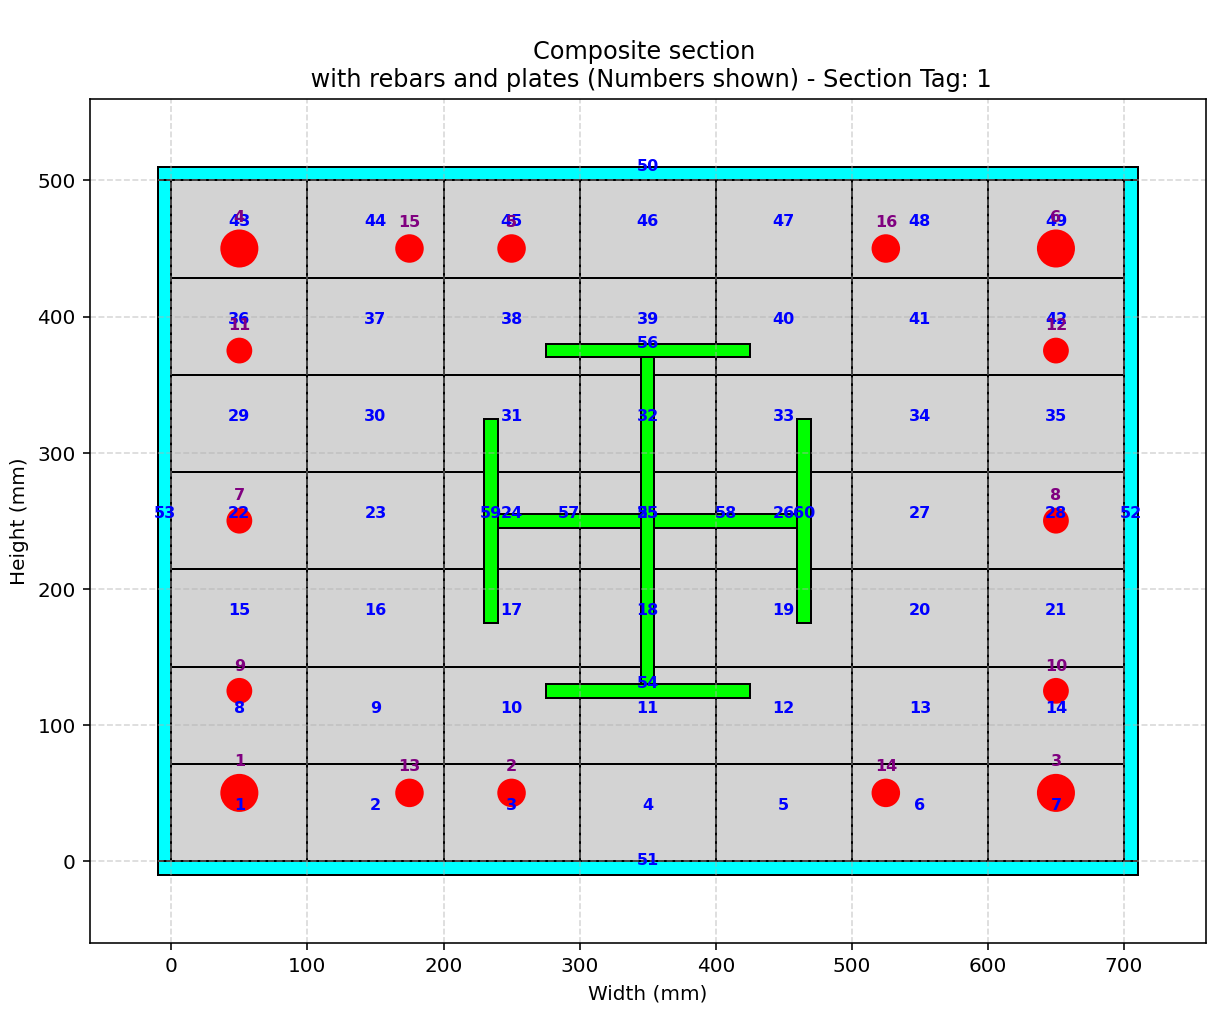

Generate this figure with Python:
def COMPOSITE_SECTION_DIFF_WIDTH_HEIGHT_FUN_EXTRA_TWO_3D(secTag, STEEL_TYPE, fc, Kfc, CONCRETE_DENSITY, plot=True):
    """
    Create a composite with different widths and heights, fiber section (OpenSees) and,
    if PLOT=True, draw a simple 2‑D sketch of the section.

    Parameters
    ----------
    secTag          : int   – section identifier
    STEEL_TYPE      : str   – 'ELASTIC' or 'INELASTIC'
    fc              : float – unconfined concrete compressive strength (MPa, negative)
    Kfc             : float – ratio of confined to unconfined concrete strength
    CONCRETE_DENSITY: float – ρc (kg/m³) – will be converted to N·s²/mm³
    PLOT            : bool  – draw the section if True
    
    THIS PYTHON SCRIPT WRITTEN BY SALAR DELAVAR GHASHGHAEI (QASHQAI)
    """
    import numpy as np
    import openseespy.opensees as ops
    import matplotlib.pyplot as plt
    import matplotlib.pyplot as plt, matplotlib.patches as patches
    
    # Define materials for nonlinear elements
    # Define parameters (units: mm, N)
    # ------------------------------------------
    # CONCRETE                  tag   f'c        ec0   f'cu        ecu
    # Cover concrete (unconfined)
    fcU = -fc                 # [N/mm²] Concrete Compressive Strength
    Ec = 4700 * np.sqrt(-fcU) # [N/mm^2] Concrete Elastic Modulus
    ec0U = 2*fcU/Ec           # [mm/mm] Concrete Compressive Strain
    fcUU = 0.2*fcU            # [N/mm²] Concrete Compressive Ultimate Strength
    ecuU = 5*ec0U             # [mm/mm] Concrete Compressive Ultimate Strain
    LambdaU = 0.1;	          # ratio between unloading slope    
    # Core concrete (confined)
    #Kfc = 1.3;			      # ratio of confined to unconfined concrete strength
    fcC = Kfc*fcU             # [N/mm²] Concrete Compressive Strength
    Ec = 4700 * np.sqrt(-fcC) # [N/mm^2] Concrete Elastic Modulus
    ec0C = 2*fcC/Ec           # [mm/mm] Concrete Compressive Strain
    fcUC = 0.65*fcC           # [N/mm²] Concrete Compressive Ultimate Strength
    ecuC = 15*ec0C            # [mm/mm] Concrete Compressive Ultimate Strain
    LambdaC = 0.1;	          # ratio between unloading slope
    # tensile-strength properties
    ftC = 0.7 * np.sqrt(-fcC)  # [N/mm²] tensile strength +tension
    ftU = 0.7 * np.sqrt(-fcU)  # [N/mm²] tensile strength +tension
    EtsC = ftC/np.abs(ec0C)    # [N/mm²] tension softening stiffness
    EtsU = ftU/np.abs(ec0U)	   # [N/mm²] tension softening stiffness
    
    # STEEL
    # Reinforcing steel
    fy = 400          # [N/mm²] Steel Rebar Yield Strength   
    Es = 2e5          # [N/mm²] Modulus of Elasticity
    ey = fy/Es        # [mm/mm] Steel Rebar Yield Strain
    fu = 1.1818*fy    # [N/mm²] Steel Rebar Ultimate Strength
    esu = 0.09        # [mm/mm] Steel Rebar Ultimate Strain
    Esh = (fu - fy)/(esu - ey)
    Bs = Esh / Es
    # I Section
    fyI = 240          # [N/mm²] Steel I Section Yield Strength   
    EsI = 2e5          # [N/mm²] I Section Modulus of Elasticity
    eyI = fyI/EsI      # [mm/mm] Steel I Section Yield Strain
    fuI = 1.1818*fyI   # [N/mm²] Steel I Section Ultimate Strength
    esuI = 0.25        # [mm/mm] Steel I Section Ultimate Strain
    EshI = (fuI - fyI)/(esuI - eyI)
    BsI = EshI / EsI
    
    coreTag, coverTag, steelTag, steelITag = secTag + 100, secTag + 200, secTag + 300, secTag + 400
    if STEEL_TYPE == 'ELASTIC':
        ops.uniaxialMaterial('Elastic', steelTag, Es) 
        ops.uniaxialMaterial('Elastic', steelITag, EsI) 
    if STEEL_TYPE == 'INELASTIC':   
        pinchX = 0.8   # Pinching factor in X direction
        pinchY = 0.5   # Pinching factor in Y direction
        damage1 = 0.0  # Damage due to ductility
        damage2 = 0.0  # Damage due to energy
        beta = 0.1     # Stiffness degradation parameter
        ops.uniaxialMaterial('Hysteretic', steelTag,
                                         fy, ey,
                                         fu, esu,
                                         0.2*fu, 1.1*esu,
                                         -fy, -ey,
                                         -fu, -esu,
                                         -0.2*fu, -1.1*esu,
                                         pinchX, pinchY,
                                         damage1, damage2, beta)
        # INFO LINK: https://opensees.berkeley.edu/wiki/index.php/Hysteretic_Material
        # I SECION
        ops.uniaxialMaterial('Hysteretic', steelITag,
                                        fyI, eyI,
                                        fuI, esuI,
                                        0.2*fuI, 1.1*esuI,
                                        -fyI, -eyI,
                                        -fuI, -esuI,
                                        -0.2*fuI, -1.1*esuI,
                                        pinchX, pinchY,
                                        damage1, damage2, beta)
        # INFO LINK: https://opensees.berkeley.edu/wiki/index.php/Hysteretic_Material
        
    #ops.uniaxialMaterial('Concrete01', coreTag, fcC, ec0C, fcUC, ecuC)  # Core concrete (confined)
    #ops.uniaxialMaterial('Concrete01', coverTag, fcU, ec0U, fcUU, ecuU) # Cover concrete (unconfined)
    ops.uniaxialMaterial('Concrete02', coreTag, fcC, ec0C, fcUC, ecuC, LambdaC, ftC, EtsC) # build core concrete (confined)
    ops.uniaxialMaterial('Concrete02', coverTag, fcU, ec0U, fcUU, ecuU, LambdaU, ftU, EtsU) # build cover concrete (unconfined)


    # -------------------- Fiber section -------------------------
    ops.section('Fiber', secTag, '-GJ', 10e6)
    # -------------------- Concrete Section -------------------------------
    # (layers depth[mm], layers width[mm], center y‑coord [mm], center x‑coord [mm], numSubdivY, numSubdivZ, tag, color)

    PT = 10.0    # [mm] Plate Thickness
    CD = 500.0   # [mm] Section Depth
    CW = 700.0   # [mm] Section Width
    N = 7        # Number of Division
    stepY = CD / N   # [mm] Dimension of each fiber
    stepX = CW / N   # [mm] Dimension of each fiber
    NFY, NFX = 10, 10 # Number of fibers in each Division in Y and X Dir.
    mat_layers = [
        (stepY, stepX, (i + 0.5) * stepY, (j + 0.5) * stepX, NFY, NFX, coreTag, 'lightgray')
        for i in range(N)   # N row from bottom (i=0) to top (i=N-1)
        for j in range(N)   # N columns from left (j=0) to right (j=N-1)
        ] + [
        (PT, CW+2*PT, CD+0.5*PT, 0.5*CW, NFY, NFX, steelITag, 'cyan'),                # 50 -> PLATE
        (PT, CW+2*PT, 0.0-0.5*PT, 0.5*CW, NFY, NFX, steelITag, 'cyan'),               # 51 -> PLATE
        (CD, PT, 0.5*CD, CW+0.5*PT, NFY, NFX, steelITag, 'cyan'),                     # 52 -> PLATE   
        (CD, PT, 0.5*CD, -0.5*PT, NFY, NFX, steelITag, 'cyan'),                       # 53 -> PLATE
        # STEEL SECTION
        (10.0, 150.0, 0.5*CD-125.0, 0.5*CW, NFY, NFX, steelITag, 'lime'),                  # 54 -> CROSSED SECTION
        (240.0, 10.0, 0.5*CD, 0.5*CW, NFY, NFX, steelITag, 'lime'),                        # 55 -> CROSSED SECTION
        (10.0, 150.0, 0.5*CD+125.0, 0.5*CW, NFY, NFX, steelITag, 'lime'),                  # 56 -> CROSSED SECTION   
         
        (10.0, 105.0, 0.5*CD, 0.5*CW-57.5, NFY, NFX, steelITag, 'lime'),                   # 57 -> CROSSED SECTION
        (10.0, 105.0, 0.5*CD, 0.5*CW+57.5, NFY, NFX, steelITag, 'lime'),                   # 68 -> CROSSED SECTION
        
        (150.0, 10.0, 0.5*CD, 0.5*CW-115.0, NFY, NFX, steelITag, 'lime'),                  # 59 -> CROSSED SECTION
        (150.0, 10.0, 0.5*CD, 0.5*CW+115.0, NFY, NFX, steelITag, 'lime'),                  # 60 -> CROSSED SECTION
    ]
    
    """
    mat_layers = [
        (100.0, 100.0, 50.0,   50.0,  NFY, NFX, coreTag, 'lightgray'),   # 1
        (100.0, 100.0, 50.0,  150.0,  NFY, NFX, coreTag, 'lightgray'),   # 2
        (100.0, 100.0, 50.0,  250.0,  NFY, NFX, coreTag, 'lightgray'),   # 3
        (100.0, 100.0, 50.0,  350.0,  NFY, NFX, coreTag, 'lightgray'),   # 4
        (100.0, 100.0, 50.0,  450.0,  NFY, NFX, coreTag, 'lightgray'),   # 5
        (100.0, 100.0, 150.0,  50.0,  NFY, NFX, coreTag, 'lightgray'),   # 6
        (100.0, 100.0, 150.0, 150.0,  NFY, NFX, coreTag, 'lightgray'),   # 7
        (100.0, 100.0, 150.0, 250.0,  NFY, NFX, coreTag, 'lightgray'),   # 8
        (100.0, 100.0, 150.0, 350.0,  NFY, NFX, coreTag, 'lightgray'),   # 9
        (100.0, 100.0, 150.0, 450.0,  NFY, NFX, coreTag, 'lightgray'),   # 10
        (100.0, 100.0, 250.0,  50.0,  NFY, NFX, coreTag, 'lightgray'),   # 11
        (100.0, 100.0, 250.0, 150.0,  NFY, NFX, coreTag, 'lightgray'),   # 12
        (100.0, 100.0, 250.0, 250.0,  NFY, NFX, coreTag, 'lightgray'),   # 13
        (100.0, 100.0, 250.0, 350.0,  NFY, NFX, coreTag, 'lightgray'),   # 14
        (100.0, 100.0, 250.0, 450.0,  NFY, NFX, coreTag, 'lightgray'),   # 15
        (100.0, 100.0, 350.0,  50.0,  NFY, NFX, coreTag, 'lightgray'),   # 16
        (100.0, 100.0, 350.0, 150.0,  NFY, NFX, coreTag, 'lightgray'),   # 17
        (100.0, 100.0, 350.0, 250.0,  NFY, NFX, coreTag, 'lightgray'),   # 18
        (100.0, 100.0, 350.0, 350.0,  NFY, NFX, coreTag, 'lightgray'),   # 19
        (100.0, 100.0, 350.0, 450.0,  NFY, NFX, coreTag, 'lightgray'),   # 20
        (100.0, 100.0, 450.0,  50.0,  NFY, NFX, coreTag, 'lightgray'),   # 21
        (100.0, 100.0, 450.0, 150.0,  NFY, NFX, coreTag, 'lightgray'),   # 22
        (100.0, 100.0, 450.0, 250.0,  NFY, NFX, coreTag, 'lightgray'),   # 23
        (100.0, 100.0, 450.0, 350.0,  NFY, NFX, coreTag, 'lightgray'),   # 24
        (100.0, 100.0, 450.0, 450.0,  NFY, NFX, coreTag, 'lightgray'),   # 25
    
        (PT, 500.0+2*PT, 500.0+0.5*PT, 0.5*500.0, NFY, NFX, steelITag, 'cyan'),   # 26 -> PLATE
        (PT, 500.0+2*PT, 0.0-0.5*PT, 0.5*500.0, NFY, NFX, steelITag, 'cyan'),     # 27 -> PLATE
        (500.0, PT, 0.5*500.0, 500.0+0.5*PT, NFY, NFX, steelITag, 'cyan'),        # 28 -> PLATE   
        (500.0, PT, 0.5*500.0, -0.5*PT, NFY, NFX, steelITag, 'cyan'),             # 29 -> PLATE

        (10.0, 150.0, 250.0-125.0, 250.0, NFY, NFX, steelITag, 'lime'),                  # 30 -> CROSSED SECTION
        (240.0, 10.0, 250.0, 250.0, NFY, NFX, steelITag, 'lime'),                        # 31 -> CROSSED SECTION
        (10.0, 150.0, 250+125.0, 250.0, NFY, NFX, steelITag, 'lime'),                    # 32 -> CROSSED SECTION   
         
        (10.0, 105.0, 250.0, 250.0-57.5, NFY, NFX, steelITag, 'lime'),                   # 33 -> CROSSED SECTION
        (10.0, 105.0, 250.0, 250.0+57.5, NFY, NFX, steelITag, 'lime'),                   # 34 -> CROSSED SECTION
        
        (150.0, 10.0, 250.0, 250.0-115.0, NFY, NFX, steelITag, 'lime'),                  # 35 -> CROSSED SECTION
        (150.0, 10.0, 250.0, 250.0+115.0, NFY, NFX, steelITag, 'lime'),                  # 36 -> CROSSED SECTION     
         ]
    """
    """
    mat_layers = [
        (20.0, 500.0, 10.0, 250.0, NFY, NFX, coreTag, 'lightgray'),    # 1
        (20.0, 500.0, 30.0, 250.0, NFY, NFX, coreTag, 'lightgray'),    # 2
        (20.0, 500.0, 50.0, 250.0, NFY, NFX, coreTag, 'lightgray'),    # 3
        (20.0, 500.0, 70.0, 250.0, NFY, NFX, coreTag, 'lightgray'),    # 4
        (20.0, 500.0, 90.0, 250.0, NFY, NFX, coreTag, 'lightgray'),    # 5
        (20.0, 500.0, 110.0, 250.0, NFY, NFX, coreTag, 'lightgray'),   # 6
        (20.0, 500.0, 130.0, 250.0, NFY, NFX, coreTag, 'lightgray'),   # 7
        (20.0, 500.0, 150.0, 250.0, NFY, NFX, coreTag, 'lightgray'),   # 8
        (20.0, 500.0, 170.0, 250.0, NFY, NFX, coreTag, 'lightgray'),   # 9
        (20.0, 500.0, 190.0, 250.0, NFY, NFX, coreTag, 'lightgray'),   # 10
        (20.0, 500.0, 210.0, 250.0, NFY, NFX, coreTag, 'lightgray'),   # 11
        (20.0, 500.0, 230.0, 250.0, NFY, NFX, coreTag, 'lightgray'),   # 12 
        (20.0, 500.0, 250.0, 250.0, NFY, NFX, coreTag, 'lightgray'),   # 13
        (20.0, 500.0, 270.0, 250.0, NFY, NFX, coreTag, 'lightgray'),   # 14
        (20.0, 500.0, 290.0, 250.0, NFY, NFX, coreTag, 'lightgray'),   # 15
        (20.0, 500.0, 310.0, 250.0, NFY, NFX, coreTag, 'lightgray'),   # 16
        (20.0, 500.0, 330.0, 250.0, NFY, NFX, coreTag, 'lightgray'),   # 17
        (20.0, 500.0, 350.0, 250.0, NFY, NFX, coreTag, 'lightgray'),   # 18
        (20.0, 500.0, 370.0, 250.0, NFY, NFX, coreTag, 'lightgray'),   # 19
        (20.0, 500.0, 390.0, 250.0, NFY, NFX, coreTag, 'lightgray'),   # 20
        (20.0, 500.0, 410.0, 250.0, NFY, NFX, coreTag, 'lightgray'),   # 21
        (20.0, 500.0, 430.0, 250.0, NFY, NFX, coreTag, 'lightgray'),   # 22
        (20.0, 500.0, 450.0, 250.0, NFY, NFX, coreTag, 'lightgray'),   # 23
        (20.0, 500.0, 470.0, 250.0, NFY, NFX, coreTag, 'lightgray'),   # 24
        (20.0, 500.0, 490.0, 250.0, NFY, NFX, coreTag, 'lightgray'),   # 25
        
        (PT, 500.0+2*PT, 500.0+0.5*PT, 0.5*500.0, NFY, NFX, steelITag, 'cyan'),   # 26 -> PLATE
        (PT, 500.0+2*PT, 0.0-0.5*PT, 0.5*500.0, NFY, NFX, steelITag, 'cyan'),     # 27 -> PLATE
        (500.0, PT, 0.5*500.0, 500.0+0.5*PT, NFY, NFX, steelITag, 'cyan'),        # 28 -> PLATE   
        (500.0, PT, 0.5*500.0, -0.5*PT, NFY, NFX, steelITag, 'cyan'),             # 29 -> PLATE

        (10.0, 150.0, 250.0-125.0, 250.0, NFY, NFX, steelITag, 'lime'),                  # 30 -> CROSSED SECTION
        (240.0, 10.0, 250.0, 250.0, NFY, NFX, steelITag, 'lime'),                        # 31 -> CROSSED SECTION
        (10.0, 150.0, 250+125.0, 250.0, NFY, NFX, steelITag, 'lime'),                    # 32 -> CROSSED SECTION   
         
        (10.0, 105.0, 250.0, 250.0-57.5, NFY, NFX, steelITag, 'lime'),                   # 33 -> CROSSED SECTION
        (10.0, 105.0, 250.0, 250.0+57.5, NFY, NFX, steelITag, 'lime'),                   # 34 -> CROSSED SECTION
        
        (150.0, 10.0, 250.0, 250.0-115.0, NFY, NFX, steelITag, 'lime'),                  # 35 -> CROSSED SECTION
        (150.0, 10.0, 250.0, 250.0+115.0, NFY, NFX, steelITag, 'lime'),                  # 36 -> CROSSED SECTION   
        ]
    """
    for depth, width, center_y, center_x, numSubdivY, numSubdivZ, matTAG, _ in mat_layers:
        x_left = center_x - width/2
        x_right = center_x + width/2
        y_bot = center_y - depth/2
        y_top = center_y + depth/2
        ops.patch('rect', matTAG, numSubdivY, numSubdivZ, x_left, y_bot, x_right, y_top)

    # -------------------- Section area -------------------------
    # Initialize
    min_bottom = float('inf')
    max_top = -float('inf')
    TOTAL_AREA = 0.0
    
    for depth, width, center_y, center_x,_ ,_,_, _ in mat_layers:
        bottom = center_y - depth/2
        top = center_y + depth/2
        min_bottom = min(min_bottom, bottom)
        max_top = max(max_top, top)
        TOTAL_AREA += depth * width
    
    SECTION_HEIGHT = max_top - min_bottom
    
    print(f"Section height = {SECTION_HEIGHT} mm")
    print(f"Section area   = {TOTAL_AREA} mm²")
    # -------------------- Rebars -------------------------------
    # (diameter [mm], y‑coord [mm], x‑coord [mm])
    rebars = [
        (25.0,  50.0, 50.0),          # 1
        (18.0,  50.0, 0.5*CD),        # 2
        (25.0,  50.0, CW-50.0),       # 3 
        (25.0,  CD-50.0, 50.0),       # 4
        (18.0,  CD-50.0, 0.5*CD),     # 5
        (25.0,  CD-50.0, CW-50.0),    # 6
        
        (16.0,  0.5*CD, 50.0),        # 7
        (16.0,  0.5*CD, CW-50.0),     # 8
        
        (16.0,  0.25*CD, 50.0),       # 9
        (16.0,  0.25*CD, CW-50.0),    # 10
        
        (16.0,  0.75*CD, 50.0),       # 11
        (16.0,  0.75*CD, CW-50.0),    # 12
        
        (18.0,  50.0, 0.25*CW),       # 13
        (18.0,  50.0, 0.75*CW),       # 14
    
        (18.0,  CD-50.0, 0.25*CW),    # 15
        (18.0,  CD-50.0, 0.75*CW),    # 16
    ]

    for dia, y, x in rebars:
        area = np.pi * dia**2 / 4.0          # mm²
        ops.fiber(x, y, area, steelTag)      # add to OpenSees model

    # -------------------- Plot (optional) -----------------------
    if plot:
        
        fig, ax = plt.subplots(figsize=(10, 8))
        ax.set_xlabel('Width (mm)')
        ax.set_ylabel('Height (mm)')
        ax.set_title(f'Composite section \n with rebars and plates (Numbers shown) - Section Tag: {secTag}')
        ax.grid(True, ls='--', alpha=0.5)
        
        # Material geometry derived from mat_layers
        ii = 0
        for depth, width, center_y, center_x, _, _,_, COLOR in mat_layers:
            x_left = center_x - width/2
            x_right = center_x + width/2
            y_bot = center_y - depth/2
            y_top = center_y + depth/2
            rect = patches.Rectangle(
                (x_left, y_bot), width, depth,
                linewidth=1, edgecolor='black', facecolor=COLOR
            )
            ax.add_patch(rect)
            ii += 1
            ax.text(
                center_x, center_y, f'{ii}',
                color='blue', fontsize=8,
                ha='center', va='bottom', fontweight='bold'
            )
        
        # Rebars – red circles + numbers (using your existing rebars list)
        for i, (dia, y, x) in enumerate(rebars, start=1):
            circ = patches.Circle(
                (x, y), radius=dia/2,
                edgecolor='red', facecolor='red', linewidth=2
            )
            ax.add_patch(circ)
            ax.text(
                x, y + dia/2 + 5, f'{i}',
                color='purple', fontsize=8,
                ha='center', va='bottom', fontweight='bold'
            )
        
        # Compute overall limits from the actual concrete layers
        all_x = []
        all_y = []
        for depth, width, center_y, center_x,_ ,_,_,_ in mat_layers:
            all_x.append(center_x - width/2)
            all_x.append(center_x + width/2)
            all_y.append(center_y - depth/2)
            all_y.append(center_y + depth/2)
        x_min, x_max = min(all_x), max(all_x)
        y_min, y_max = min(all_y), max(all_y)
        margin = 50  # mm extra space around
        ax.set_xlim(x_min - margin, x_max + margin)
        ax.set_ylim(y_min - margin, y_max + margin)
        ax.set_aspect('equal')
        plt.show()

    # Calculate mass
    ELE_MASS = CONCRETE_DENSITY * TOTAL_AREA   # kg/mm
    
    return SECTION_HEIGHT, ELE_MASS
